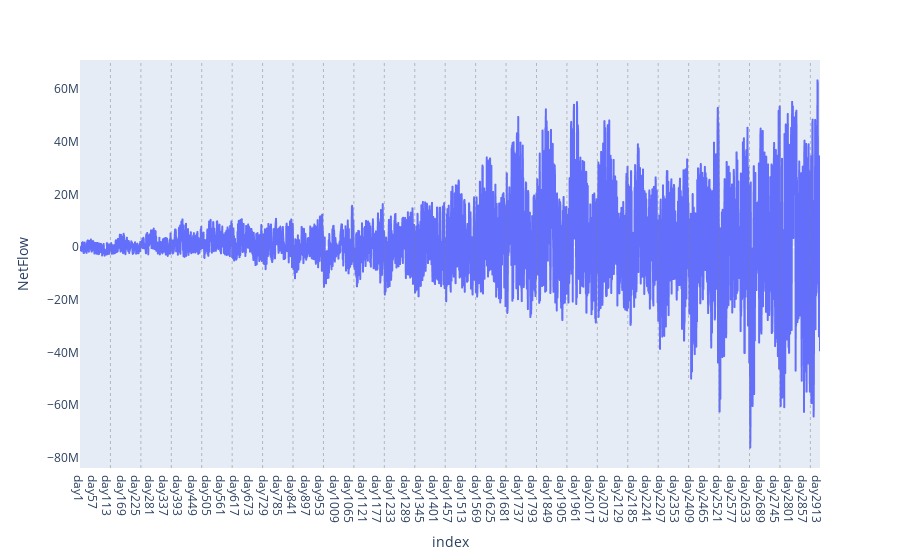
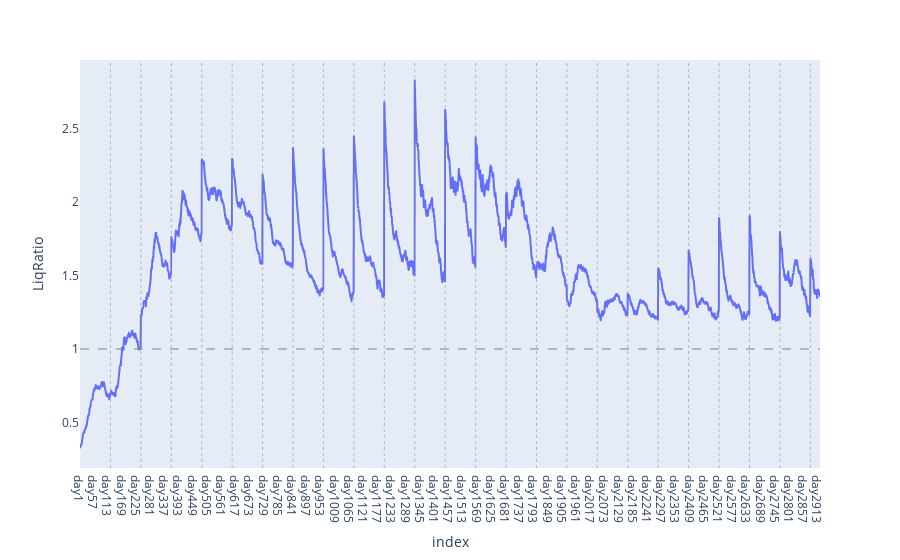
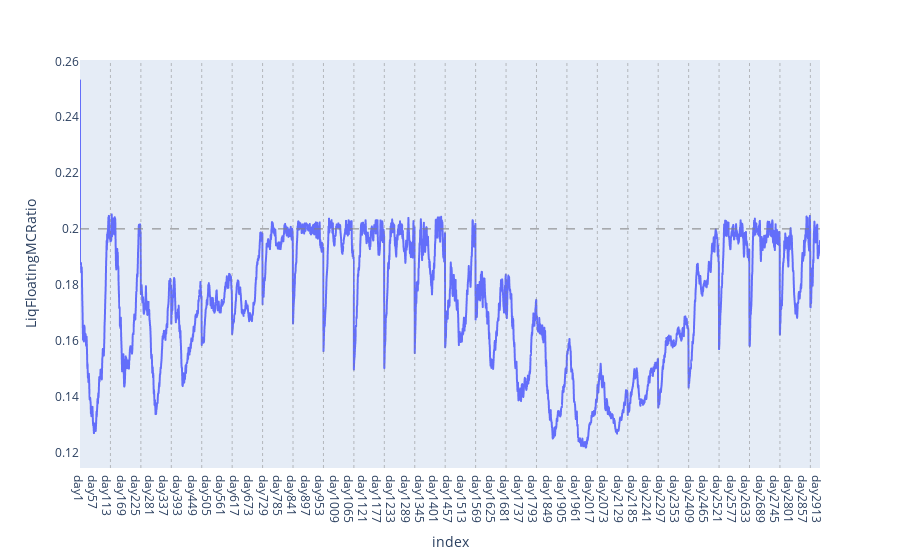

Write notebook code for charts like these, in order.
### Code cell
# Plot batch1
for col in df.columns:
    if col in ('NetFlow', 'LiqRatio', 'LiqFloatingMCRatio'):
        fig = df.plot(x=df.index, y=df[col])
        fig.layout.update(xaxis=dict(showgrid=False), yaxis=dict(showgrid=False))
        for i in range (params.short_cycle, params.horizon, params.short_cycle):
            fig.add_vline(x=i, line_width=0.5, line_dash="dot", line_color="grey")
        if col == 'LiqRatio':
            fig.add_hline(y=1, line_width=1, line_dash="dash", line_color="grey")
        if col == 'LiqFloatingMCRatio':
            fig.add_hline(y=0.2, line_width=1, line_dash="dash", line_color="grey")
        fig.show()

### Figure 1 — Plotly figure (JSON) as saved in the notebook; plotly's stock layout.template omitted (floating-point values rounded to 4 significant figures; data arrays with more than 128 entries replaced by an {"elided": "..."} marker saying what was removed)
{"data": [{"hovertemplate": "index=%{x}<br>NetFlow=%{y}<extra></extra>", "legendgroup": "", "line": {"color": "#636efa", "dash": "solid"}, "marker": {"symbol": "circle"}, "mode": "lines", "name": "", "showlegend": false, "type": "scattergl", "x": {"elided": "2919 str values"}, "xaxis": "x", "y": {"elided": "2919 float values"}, "yaxis": "y"}], "layout": {"legend": {"tracegroupgap": 0}, "margin": {"t": 60}, "shapes": [{"line": {"color": "grey", "dash": "dot", "width": 0.5}, "type": "line", "x0": 120, "x1": 120, "xref": "x", "y0": 0, "y1": 1, "yref": "y domain"}, {"line": {"color": "grey", "dash": "dot", "width": 0.5}, "type": "line", "x0": 240, "x1": 240, "xref": "x", "y0": 0, "y1": 1, "yref": "y domain"}, {"line": {"color": "grey", "dash": "dot", "width": 0.5}, "type": "line", "x0": 360, "x1": 360, "xref": "x", "y0": 0, "y1": 1, "yref": "y domain"}, {"line": {"color": "grey", "dash": "dot", "width": 0.5}, "type": "line", "x0": 480, "x1": 480, "xref": "x", "y0": 0, "y1": 1, "yref": "y domain"}, {"line": {"color": "grey", "dash": "dot", "width": 0.5}, "type": "line", "x0": 600, "x1": 600, "xref": "x", "y0": 0, "y1": 1, "yref": "y domain"}, {"line": {"color": "grey", "dash": "dot", "width": 0.5}, "type": "line", "x0": 720, "x1": 720, "xref": "x", "y0": 0, "y1": 1, "yref": "y domain"}, {"line": {"color": "grey", "dash": "dot", "width": 0.5}, "type": "line", "x0": 840, "x1": 840, "xref": "x", "y0": 0, "y1": 1, "yref": "y domain"}, {"line": {"color": "grey", "dash": "dot", "width": 0.5}, "type": "line", "x0": 960, "x1": 960, "xref": "x", "y0": 0, "y1": 1, "yref": "y domain"}, {"line": {"color": "grey", "dash": "dot", "width": 0.5}, "type": "line", "x0": 1080, "x1": 1080, "xref": "x", "y0": 0, "y1": 1, "yref": "y domain"}, {"line": {"color": "grey", "dash": "dot", "width": 0.5}, "type": "line", "x0": 1200, "x1": 1200, "xref": "x", "y0": 0, "y1": 1, "yref": "y domain"}, {"line": {"color": "grey", "dash": "dot", "width": 0.5}, "type": "line", "x0": 1320, "x1": 1320, "xref": "x", "y0": 0, "y1": 1, "yref": "y domain"}, {"line": {"color": "grey", "dash": "dot", "width": 0.5}, "type": "line", "x0": 1440, "x1": 1440, "xref": "x", "y0": 0, "y1": 1, "yref": "y domain"}, {"line": {"color": "grey", "dash": "dot", "width": 0.5}, "type": "line", "x0": 1560, "x1": 1560, "xref": "x", "y0": 0, "y1": 1, "yref": "y domain"}, {"line": {"color": "grey", "dash": "dot", "width": 0.5}, "type": "line", "x0": 1680, "x1": 1680, "xref": "x", "y0": 0, "y1": 1, "yref": "y domain"}, {"line": {"color": "grey", "dash": "dot", "width": 0.5}, "type": "line", "x0": 1800, "x1": 1800, "xref": "x", "y0": 0, "y1": 1, "yref": "y domain"}, {"line": {"color": "grey", "dash": "dot", "width": 0.5}, "type": "line", "x0": 1920, "x1": 1920, "xref": "x", "y0": 0, "y1": 1, "yref": "y domain"}, {"line": {"color": "grey", "dash": "dot", "width": 0.5}, "type": "line", "x0": 2040, "x1": 2040, "xref": "x", "y0": 0, "y1": 1, "yref": "y domain"}, {"line": {"color": "grey", "dash": "dot", "width": 0.5}, "type": "line", "x0": 2160, "x1": 2160, "xref": "x", "y0": 0, "y1": 1, "yref": "y domain"}, {"line": {"color": "grey", "dash": "dot", "width": 0.5}, "type": "line", "x0": 2280, "x1": 2280, "xref": "x", "y0": 0, "y1": 1, "yref": "y domain"}, {"line": {"color": "grey", "dash": "dot", "width": 0.5}, "type": "line", "x0": 2400, "x1": 2400, "xref": "x", "y0": 0, "y1": 1, "yref": "y domain"}, {"line": {"color": "grey", "dash": "dot", "width": 0.5}, "type": "line", "x0": 2520, "x1": 2520, "xref": "x", "y0": 0, "y1": 1, "yref": "y domain"}, {"line": {"color": "grey", "dash": "dot", "width": 0.5}, "type": "line", "x0": 2640, "x1": 2640, "xref": "x", "y0": 0, "y1": 1, "yref": "y domain"}, {"line": {"color": "grey", "dash": "dot", "width": 0.5}, "type": "line", "x0": 2760, "x1": 2760, "xref": "x", "y0": 0, "y1": 1, "yref": "y domain"}, {"line": {"color": "grey", "dash": "dot", "width": 0.5}, "type": "line", "x0": 2880, "x1": 2880, "xref": "x", "y0": 0, "y1": 1, "yref": "y domain"}], "xaxis": {"anchor": "y", "domain": [0, 1], "showgrid": false, "title": {"text": "index"}}, "yaxis": {"anchor": "x", "domain": [0, 1], "showgrid": false, "title": {"text": "NetFlow"}}}}

### Figure 2 — Plotly figure (JSON) as saved in the notebook; plotly's stock layout.template omitted (floating-point values rounded to 4 significant figures; data arrays with more than 128 entries replaced by an {"elided": "..."} marker saying what was removed)
{"data": [{"hovertemplate": "index=%{x}<br>LiqRatio=%{y}<extra></extra>", "legendgroup": "", "line": {"color": "#636efa", "dash": "solid"}, "marker": {"symbol": "circle"}, "mode": "lines", "name": "", "showlegend": false, "type": "scattergl", "x": {"elided": "2919 str values"}, "xaxis": "x", "y": {"elided": "2919 float values"}, "yaxis": "y"}], "layout": {"legend": {"tracegroupgap": 0}, "margin": {"t": 60}, "shapes": [{"line": {"color": "grey", "dash": "dot", "width": 0.5}, "type": "line", "x0": 120, "x1": 120, "xref": "x", "y0": 0, "y1": 1, "yref": "y domain"}, {"line": {"color": "grey", "dash": "dot", "width": 0.5}, "type": "line", "x0": 240, "x1": 240, "xref": "x", "y0": 0, "y1": 1, "yref": "y domain"}, {"line": {"color": "grey", "dash": "dot", "width": 0.5}, "type": "line", "x0": 360, "x1": 360, "xref": "x", "y0": 0, "y1": 1, "yref": "y domain"}, {"line": {"color": "grey", "dash": "dot", "width": 0.5}, "type": "line", "x0": 480, "x1": 480, "xref": "x", "y0": 0, "y1": 1, "yref": "y domain"}, {"line": {"color": "grey", "dash": "dot", "width": 0.5}, "type": "line", "x0": 600, "x1": 600, "xref": "x", "y0": 0, "y1": 1, "yref": "y domain"}, {"line": {"color": "grey", "dash": "dot", "width": 0.5}, "type": "line", "x0": 720, "x1": 720, "xref": "x", "y0": 0, "y1": 1, "yref": "y domain"}, {"line": {"color": "grey", "dash": "dot", "width": 0.5}, "type": "line", "x0": 840, "x1": 840, "xref": "x", "y0": 0, "y1": 1, "yref": "y domain"}, {"line": {"color": "grey", "dash": "dot", "width": 0.5}, "type": "line", "x0": 960, "x1": 960, "xref": "x", "y0": 0, "y1": 1, "yref": "y domain"}, {"line": {"color": "grey", "dash": "dot", "width": 0.5}, "type": "line", "x0": 1080, "x1": 1080, "xref": "x", "y0": 0, "y1": 1, "yref": "y domain"}, {"line": {"color": "grey", "dash": "dot", "width": 0.5}, "type": "line", "x0": 1200, "x1": 1200, "xref": "x", "y0": 0, "y1": 1, "yref": "y domain"}, {"line": {"color": "grey", "dash": "dot", "width": 0.5}, "type": "line", "x0": 1320, "x1": 1320, "xref": "x", "y0": 0, "y1": 1, "yref": "y domain"}, {"line": {"color": "grey", "dash": "dot", "width": 0.5}, "type": "line", "x0": 1440, "x1": 1440, "xref": "x", "y0": 0, "y1": 1, "yref": "y domain"}, {"line": {"color": "grey", "dash": "dot", "width": 0.5}, "type": "line", "x0": 1560, "x1": 1560, "xref": "x", "y0": 0, "y1": 1, "yref": "y domain"}, {"line": {"color": "grey", "dash": "dot", "width": 0.5}, "type": "line", "x0": 1680, "x1": 1680, "xref": "x", "y0": 0, "y1": 1, "yref": "y domain"}, {"line": {"color": "grey", "dash": "dot", "width": 0.5}, "type": "line", "x0": 1800, "x1": 1800, "xref": "x", "y0": 0, "y1": 1, "yref": "y domain"}, {"line": {"color": "grey", "dash": "dot", "width": 0.5}, "type": "line", "x0": 1920, "x1": 1920, "xref": "x", "y0": 0, "y1": 1, "yref": "y domain"}, {"line": {"color": "grey", "dash": "dot", "width": 0.5}, "type": "line", "x0": 2040, "x1": 2040, "xref": "x", "y0": 0, "y1": 1, "yref": "y domain"}, {"line": {"color": "grey", "dash": "dot", "width": 0.5}, "type": "line", "x0": 2160, "x1": 2160, "xref": "x", "y0": 0, "y1": 1, "yref": "y domain"}, {"line": {"color": "grey", "dash": "dot", "width": 0.5}, "type": "line", "x0": 2280, "x1": 2280, "xref": "x", "y0": 0, "y1": 1, "yref": "y domain"}, {"line": {"color": "grey", "dash": "dot", "width": 0.5}, "type": "line", "x0": 2400, "x1": 2400, "xref": "x", "y0": 0, "y1": 1, "yref": "y domain"}, {"line": {"color": "grey", "dash": "dot", "width": 0.5}, "type": "line", "x0": 2520, "x1": 2520, "xref": "x", "y0": 0, "y1": 1, "yref": "y domain"}, {"line": {"color": "grey", "dash": "dot", "width": 0.5}, "type": "line", "x0": 2640, "x1": 2640, "xref": "x", "y0": 0, "y1": 1, "yref": "y domain"}, {"line": {"color": "grey", "dash": "dot", "width": 0.5}, "type": "line", "x0": 2760, "x1": 2760, "xref": "x", "y0": 0, "y1": 1, "yref": "y domain"}, {"line": {"color": "grey", "dash": "dot", "width": 0.5}, "type": "line", "x0": 2880, "x1": 2880, "xref": "x", "y0": 0, "y1": 1, "yref": "y domain"}, {"line": {"color": "grey", "dash": "dash", "width": 1}, "type": "line", "x0": 0, "x1": 1, "xref": "x domain", "y0": 1, "y1": 1, "yref": "y"}], "xaxis": {"anchor": "y", "domain": [0, 1], "showgrid": false, "title": {"text": "index"}}, "yaxis": {"anchor": "x", "domain": [0, 1], "showgrid": false, "title": {"text": "LiqRatio"}}}}

### Figure 3 — Plotly figure (JSON) as saved in the notebook; plotly's stock layout.template omitted (floating-point values rounded to 4 significant figures; data arrays with more than 128 entries replaced by an {"elided": "..."} marker saying what was removed)
{"data": [{"hovertemplate": "index=%{x}<br>LiqFloatingMCRatio=%{y}<extra></extra>", "legendgroup": "", "line": {"color": "#636efa", "dash": "solid"}, "marker": {"symbol": "circle"}, "mode": "lines", "name": "", "showlegend": false, "type": "scattergl", "x": {"elided": "2919 str values"}, "xaxis": "x", "y": {"elided": "2919 float values"}, "yaxis": "y"}], "layout": {"legend": {"tracegroupgap": 0}, "margin": {"t": 60}, "shapes": [{"line": {"color": "grey", "dash": "dot", "width": 0.5}, "type": "line", "x0": 120, "x1": 120, "xref": "x", "y0": 0, "y1": 1, "yref": "y domain"}, {"line": {"color": "grey", "dash": "dot", "width": 0.5}, "type": "line", "x0": 240, "x1": 240, "xref": "x", "y0": 0, "y1": 1, "yref": "y domain"}, {"line": {"color": "grey", "dash": "dot", "width": 0.5}, "type": "line", "x0": 360, "x1": 360, "xref": "x", "y0": 0, "y1": 1, "yref": "y domain"}, {"line": {"color": "grey", "dash": "dot", "width": 0.5}, "type": "line", "x0": 480, "x1": 480, "xref": "x", "y0": 0, "y1": 1, "yref": "y domain"}, {"line": {"color": "grey", "dash": "dot", "width": 0.5}, "type": "line", "x0": 600, "x1": 600, "xref": "x", "y0": 0, "y1": 1, "yref": "y domain"}, {"line": {"color": "grey", "dash": "dot", "width": 0.5}, "type": "line", "x0": 720, "x1": 720, "xref": "x", "y0": 0, "y1": 1, "yref": "y domain"}, {"line": {"color": "grey", "dash": "dot", "width": 0.5}, "type": "line", "x0": 840, "x1": 840, "xref": "x", "y0": 0, "y1": 1, "yref": "y domain"}, {"line": {"color": "grey", "dash": "dot", "width": 0.5}, "type": "line", "x0": 960, "x1": 960, "xref": "x", "y0": 0, "y1": 1, "yref": "y domain"}, {"line": {"color": "grey", "dash": "dot", "width": 0.5}, "type": "line", "x0": 1080, "x1": 1080, "xref": "x", "y0": 0, "y1": 1, "yref": "y domain"}, {"line": {"color": "grey", "dash": "dot", "width": 0.5}, "type": "line", "x0": 1200, "x1": 1200, "xref": "x", "y0": 0, "y1": 1, "yref": "y domain"}, {"line": {"color": "grey", "dash": "dot", "width": 0.5}, "type": "line", "x0": 1320, "x1": 1320, "xref": "x", "y0": 0, "y1": 1, "yref": "y domain"}, {"line": {"color": "grey", "dash": "dot", "width": 0.5}, "type": "line", "x0": 1440, "x1": 1440, "xref": "x", "y0": 0, "y1": 1, "yref": "y domain"}, {"line": {"color": "grey", "dash": "dot", "width": 0.5}, "type": "line", "x0": 1560, "x1": 1560, "xref": "x", "y0": 0, "y1": 1, "yref": "y domain"}, {"line": {"color": "grey", "dash": "dot", "width": 0.5}, "type": "line", "x0": 1680, "x1": 1680, "xref": "x", "y0": 0, "y1": 1, "yref": "y domain"}, {"line": {"color": "grey", "dash": "dot", "width": 0.5}, "type": "line", "x0": 1800, "x1": 1800, "xref": "x", "y0": 0, "y1": 1, "yref": "y domain"}, {"line": {"color": "grey", "dash": "dot", "width": 0.5}, "type": "line", "x0": 1920, "x1": 1920, "xref": "x", "y0": 0, "y1": 1, "yref": "y domain"}, {"line": {"color": "grey", "dash": "dot", "width": 0.5}, "type": "line", "x0": 2040, "x1": 2040, "xref": "x", "y0": 0, "y1": 1, "yref": "y domain"}, {"line": {"color": "grey", "dash": "dot", "width": 0.5}, "type": "line", "x0": 2160, "x1": 2160, "xref": "x", "y0": 0, "y1": 1, "yref": "y domain"}, {"line": {"color": "grey", "dash": "dot", "width": 0.5}, "type": "line", "x0": 2280, "x1": 2280, "xref": "x", "y0": 0, "y1": 1, "yref": "y domain"}, {"line": {"color": "grey", "dash": "dot", "width": 0.5}, "type": "line", "x0": 2400, "x1": 2400, "xref": "x", "y0": 0, "y1": 1, "yref": "y domain"}, {"line": {"color": "grey", "dash": "dot", "width": 0.5}, "type": "line", "x0": 2520, "x1": 2520, "xref": "x", "y0": 0, "y1": 1, "yref": "y domain"}, {"line": {"color": "grey", "dash": "dot", "width": 0.5}, "type": "line", "x0": 2640, "x1": 2640, "xref": "x", "y0": 0, "y1": 1, "yref": "y domain"}, {"line": {"color": "grey", "dash": "dot", "width": 0.5}, "type": "line", "x0": 2760, "x1": 2760, "xref": "x", "y0": 0, "y1": 1, "yref": "y domain"}, {"line": {"color": "grey", "dash": "dot", "width": 0.5}, "type": "line", "x0": 2880, "x1": 2880, "xref": "x", "y0": 0, "y1": 1, "yref": "y domain"}, {"line": {"color": "grey", "dash": "dash", "width": 1}, "type": "line", "x0": 0, "x1": 1, "xref": "x domain", "y0": 0.2, "y1": 0.2, "yref": "y"}], "xaxis": {"anchor": "y", "domain": [0, 1], "showgrid": false, "title": {"text": "index"}}, "yaxis": {"anchor": "x", "domain": [0, 1], "showgrid": false, "title": {"text": "LiqFloatingMCRatio"}}}}
